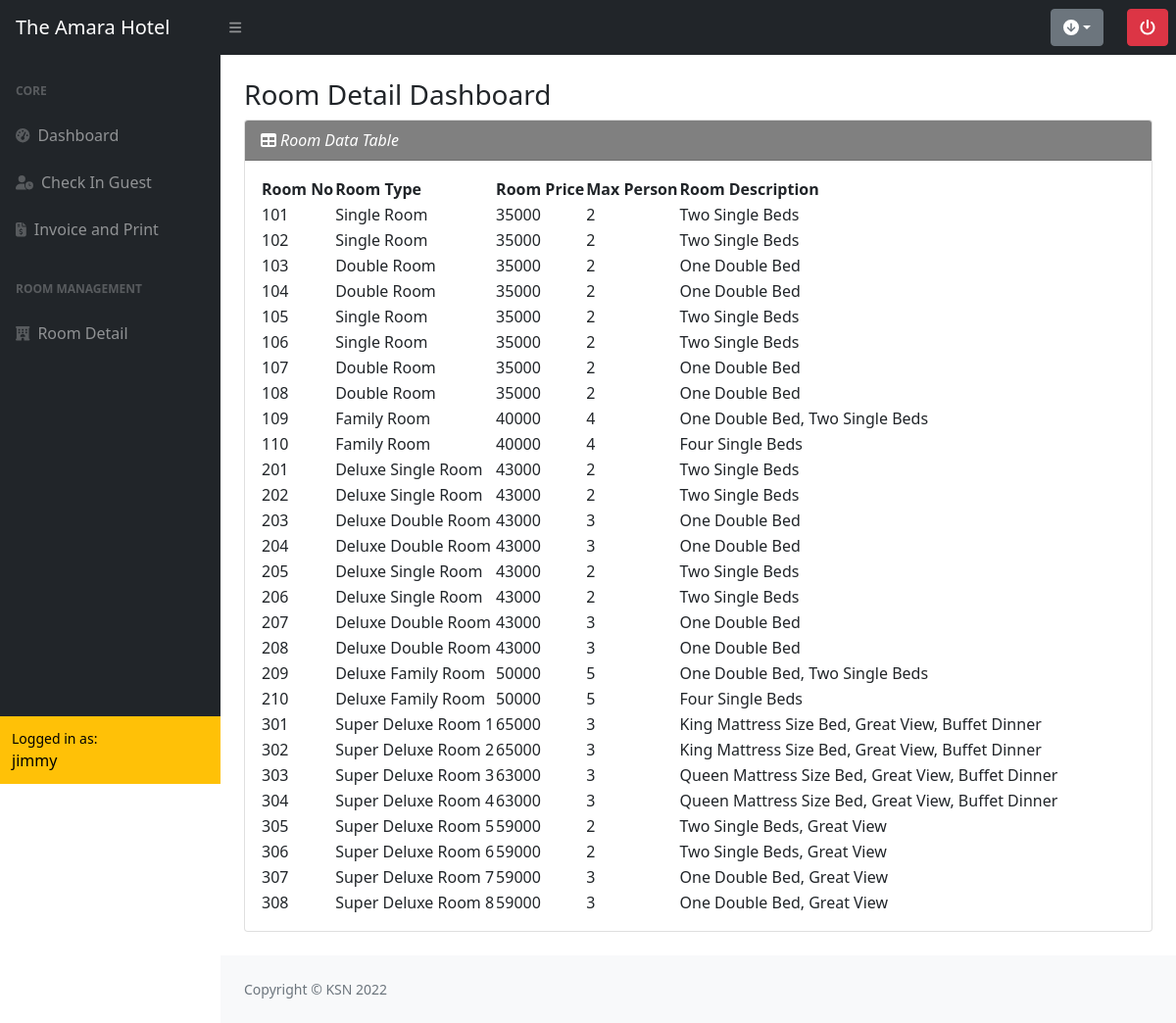
The page /room_detail.php (signed in) on the database its author committed.
### tables this page shows
CREATE TABLE `user` (
  `user_id` int(15) NOT NULL,
  `username` varchar(20) NOT NULL,
  `email` varchar(100) NOT NULL,
  `password` varchar(100) NOT NULL,
  `role` varchar(20) NOT NULL,
  `created_date` datetime NOT NULL
);

CREATE TABLE `room` (
  `room_id` int(15) NOT NULL,
  `room_no` varchar(10) NOT NULL,
  `room_type` varchar(50) NOT NULL,
  `room_price` int(15) NOT NULL,
  `room_max` int(5) NOT NULL,
  `room_description` text NOT NULL
);

### room_detail.php (the view, shortened to what this page needs)
<!DOCTYPE html>
<html lang="en">
<head>
    <?php include("cdn.php"); include("db.php");?>
</head>
<body class="sb-nav-fixed">
    <?php include("nav.php"); ?>
    <div id="layoutSidenav">
    <?php include("sidebar.php"); ?>
        <div id="layoutSidenav_content">
        <main>
        <div class="container-fluid px-4">
            <h3 class="mt-4">Room Detail Dashboard</h3>
            <div class="card mb-4">
                <div class="card-header" style="background-color: grey;">
                    <span style="color: white; font-style: italic;" ><i class="fas fa-table me-1"></i>Room Data Table</span>
                </div>
                <div class="card-body">
                <table id="datatablesSimple" class="cell-border">
                    <thead>
                        <th>Room No</th>
                        <th>Room Type</th>
                        <th>Room Price</th>
                        <th>Max Person</th>
                        <th>Room Description</th>
                    </thead>
                    <tbody>
                    <?php
                            $sql="SELECT * FROM room";
                            $query=mysqli_query($connect,$sql);
                            while ($row=mysqli_fetch_assoc($query))
                     { ?>
                        <tr>
                            <td><?php echo $row['room_no']; ?></td>
                            <td><?php echo $row['room_type']; ?></td>
                            <td><?php echo $row['room_price']; ?></td>
                            <td><?php echo $row['room_max']; ?></td>
                            <td><?php echo $row['room_description']; ?></td>
                        </tr>
                    <?php } ?>
                    </tbody>
                </table>
                </div>
            </div>
        </div>
        </main>
            <footer class="py-4 bg-light mt-auto">
                <div class="container-fluid px-4">
                    <div class="d-flex align-items-center justify-content-between small">
                        <div class="text-muted">Copyright &copy; KSN 2022</div>
                    </div>
                </div>
            </footer>
        </div>
        </div>
</body>
</html>

### sidebar.php (shortened to what this page needs)
<div id="layoutSidenav_nav">
    <nav class="sb-sidenav accordion sb-sidenav-dark" id="sidenavAccordion">
        <div class="sb-sidenav-menu">
            <div class="nav">
            <div class="sb-sidenav-menu-heading">Core</div>
                <a class="nav-link" href="reservation_dashboard.php">
                    <div class="sb-nav-link-icon"><i class="fas fa-tachometer-alt"></i></div>Dashboard
                </a>
                <a class="nav-link" href="current_guest.php">
                    <div class="sb-nav-link-icon"><i class="fa-solid fa-user-clock"></i></div>Check In Guest
                </a>
                <a class="nav-link" href="invoice_detail.php">
                    <div class="sb-nav-link-icon"><i class="fa-solid fa-file-invoice-dollar"></i></div>Invoice and Print
                </a>
                <div class="sb-sidenav-menu-heading">Room Management</div>
                    <a class="nav-link" href="room_detail.php">
                        <div class="sb-nav-link-icon"><i class="fa-solid fa-hotel"></i></div>Room Detail
                    </a>
                </div>
            </div>
            <div class="sb-sidenav-footer bg-warning text-black">
                <div class="small">Logged in as:</div><?php echo $user['username']; ?>
            </div>
    </nav>
</div>

### rows shown on the page
user: username "jimmy"
room: room_no "101", room_type "Single Room", room_price "35000", room_max "2", room_description "Two Single Beds"
room: room_no "102", room_type "Single Room", room_price "35000", room_max "2", room_description "Two Single Beds"
room: room_no "103", room_type "Double Room", room_price "35000", room_max "2", room_description "One Double Bed"
room: room_no "104", room_type "Double Room", room_price "35000", room_max "2", room_description "One Double Bed"
room: room_no "105", room_type "Single Room", room_price "35000", room_max "2", room_description "Two Single Beds"
room: room_no "106", room_type "Single Room", room_price "35000", room_max "2", room_description "Two Single Beds"
room: room_no "107", room_type "Double Room", room_price "35000", room_max "2", room_description "One Double Bed"
room: room_no "108", room_type "Double Room", room_price "35000", room_max "2", room_description "One Double Bed"
room: room_no "109", room_type "Family Room", room_price "40000", room_max "4", room_description "One Double Bed, Two Single Beds"
room: room_no "110", room_type "Family Room", room_price "40000", room_max "4", room_description "Four Single Beds"
room: room_no "201", room_type "Deluxe Single Room", room_price "43000", room_max "2", room_description "Two Single Beds"
room: room_no "202", room_type "Deluxe Single Room", room_price "43000", room_max "2", room_description "Two Single Beds"
room: room_no "203", room_type "Deluxe Double Room", room_price "43000", room_max "3", room_description "One Double Bed"
room: room_no "204", room_type "Deluxe Double Room", room_price "43000", room_max "3", room_description "One Double Bed"
room: room_no "205", room_type "Deluxe Single Room", room_price "43000", room_max "2", room_description "Two Single Beds"
room: room_no "206", room_type "Deluxe Single Room", room_price "43000", room_max "2", room_description "Two Single Beds"
room: room_no "207", room_type "Deluxe Double Room", room_price "43000", room_max "3", room_description "One Double Bed"
room: room_no "208", room_type "Deluxe Double Room", room_price "43000", room_max "3", room_description "One Double Bed"
room: room_no "209", room_type "Deluxe Family Room", room_price "50000", room_max "5", room_description "One Double Bed, Two Single Beds"
room: room_no "210", room_type "Deluxe Family Room", room_price "50000", room_max "5", room_description "Four Single Beds"
room: room_no "301", room_type "Super Deluxe Room 1", room_price "65000", room_max "3", room_description "King Mattress Size Bed, Great View, Buffet Dinner"
room: room_no "302", room_type "Super Deluxe Room 2", room_price "65000", room_max "3", room_description "King Mattress Size Bed, Great View, Buffet Dinner"
room: room_no "303", room_type "Super Deluxe Room 3", room_price "63000", room_max "3", room_description "Queen Mattress Size Bed, Great View, Buffet Dinner"
room: room_no "304", room_type "Super Deluxe Room 4", room_price "63000", room_max "3", room_description "Queen Mattress Size Bed, Great View, Buffet Dinner"
room: room_no "305", room_type "Super Deluxe Room 5", room_price "59000", room_max "2", room_description "Two Single Beds, Great View"
room: room_no "306", room_type "Super Deluxe Room 6", room_price "59000", room_max "2", room_description "Two Single Beds, Great View"
room: room_no "307", room_type "Super Deluxe Room 7", room_price "59000", room_max "3", room_description "One Double Bed, Great View"
room: room_no "308", room_type "Super Deluxe Room 8", room_price "59000", room_max "3", room_description "One Double Bed, Great View"
